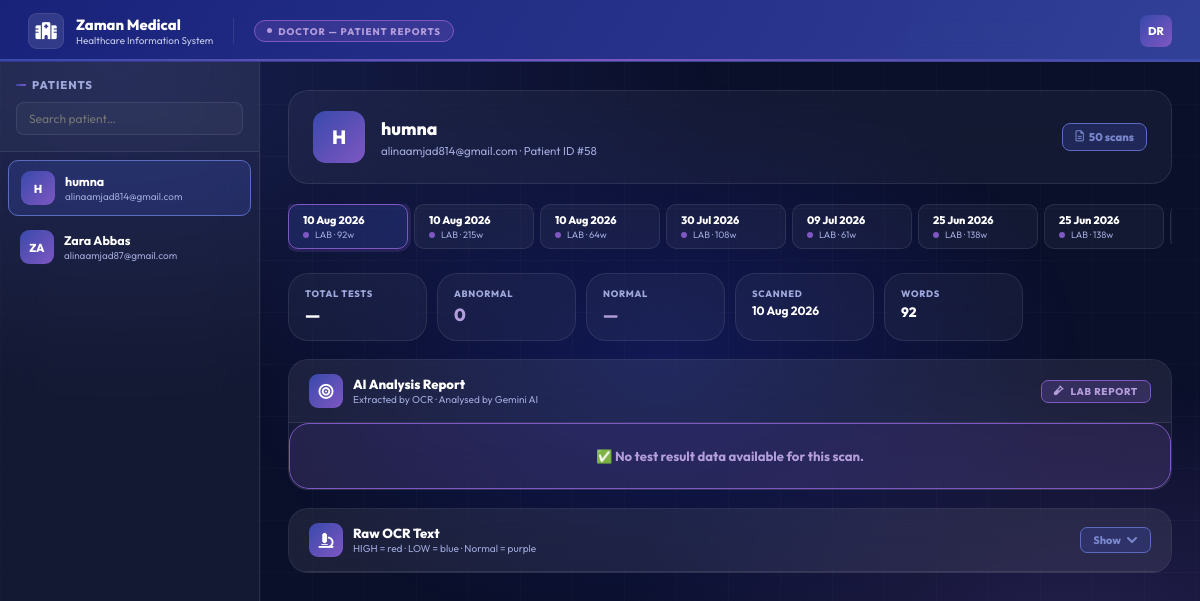
The page /doctorocrreport.php (signed in) on the database its author committed.
### tables this page shows
CREATE TABLE `users` (
  `user_id` int(11) NOT NULL,
  `full_name` varchar(100) NOT NULL,
  `username` varchar(50) NOT NULL,
  `email` varchar(100) NOT NULL,
  `cnic` varchar(20) DEFAULT NULL,
  `password_hash` varchar(255) NOT NULL,
  `role` enum('admin','department_head','doctor','nurse','patient','receptionist','pharmacist','lab') DEFAULT NULL,
  `status` enum('pending','active','inactive','rejected') DEFAULT 'pending',
  `approved_by` int(11) DEFAULT NULL,
  `created_at` timestamp NOT NULL DEFAULT current_timestamp(),
  `otp_code` varchar(6) DEFAULT NULL,
  `otp_expiry` datetime DEFAULT NULL,
  `age` int(3) DEFAULT NULL,
  `gender` enum('Male','Female','Other') DEFAULT 'Other',
  `contact` varchar(20) DEFAULT NULL,
  `address` varchar(255) DEFAULT NULL,
  `profile_image` varchar(255) DEFAULT NULL,
  `department_id` int(11) DEFAULT NULL,
  `responsibility` varchar(50) DEFAULT NULL,
  `shift` varchar(20) DEFAULT NULL,
  `performance_rating` int(11) DEFAULT 0,
  `height` float DEFAULT NULL
);

CREATE TABLE `ocr_scans` (
  `id` int(11) NOT NULL,
  `patient_id` int(11) DEFAULT NULL,
  `patient_name` varchar(100) DEFAULT NULL,
  `image_path` varchar(500) NOT NULL,
  `extracted_text` longtext NOT NULL,
  `ai_summary` longtext DEFAULT NULL,
  `word_count` int(11) NOT NULL DEFAULT 0,
  `char_count` int(11) NOT NULL DEFAULT 0,
  `scanned_at` datetime NOT NULL
);

### doctorocrreport.php (the view, shortened to what this page needs)
<?php
$conn = new mysqli("localhost", "root", "", "SHAPMS");
$selected_patient_id = isset($_GET['patient_id']) ? (int)$_GET['patient_id'] : 0;
$selected_scan_id    = isset($_GET['scan_id'])    ? (int)$_GET['scan_id']    : 0;
$patients = [];
$pRes = $conn->query("
    SELECT DISTINCT u.user_id AS id, u.full_name AS name, u.email
    FROM users u
    INNER JOIN ocr_scans o ON o.patient_id = u.user_id
    WHERE u.role = 'patient'
    ORDER BY u.full_name ASC
");
if ($pRes) while ($row = $pRes->fetch_assoc()) $patients[] = $row;
if (!$selected_patient_id && count($patients) > 0) {
    $selected_patient_id = $patients[0]['id'];
}
$scans = [];
if ($selected_patient_id) {
    $sRes = $conn->prepare("SELECT * FROM ocr_scans WHERE patient_id = ? ORDER BY scanned_at DESC");
    $sRes->bind_param("i", $selected_patient_id);
    $sRes->execute();
    $result = $sRes->get_result();
    while ($row = $result->fetch_assoc()) $scans[] = $row;
}
if (!$selected_scan_id && count($scans) > 0) {
    $selected_scan_id = $scans[0]['id'];
}
$currentScan    = null;
$summary        = null;
$reportType     = 'LAB';
if ($selected_scan_id) {
    $scStmt = $conn->prepare("SELECT * FROM ocr_scans WHERE id = ? AND patient_id = ?");
    $scStmt->bind_param("ii", $selected_scan_id, $selected_patient_id);
    $scStmt->execute();
    $scRes = $scStmt->get_result();
    $currentScan = $scRes->fetch_assoc();
}
$selectedPatient = null;
foreach ($patients as $p) {
    if ((int)$p['id'] === (int)$selected_patient_id) { $selectedPatient = $p; break; }
}
?>
<!DOCTYPE html>
<html lang="en">
<head>
<link href="https://cdnjs.cloudflare.com/ajax/libs/font-awesome/6.5.0/css/all.min.css" rel="stylesheet">
</head>
<body>
<div class="topbar">
  <div class="tb-logo"><i class="fa-solid fa-hospital"></i></div>
  <div><div class="tb-name">Zaman Medical</div><div class="tb-sub">Healthcare Information System</div></div>
  <div class="tb-pill"><div class="tb-dot"></div>Doctor — Patient Reports</div>
  <div class="tb-av">DR</div>
</div>
<div class="layout">
  <div class="sidebar">
    <div class="sb-head">
      <div class="sb-title">Patients</div>
      <input class="sb-search" type="text" placeholder="Search patient…" oninput="filterPatients(this.value)">
    </div>
    <div class="sb-patients" id="patientList">
      <?php if (count($patients) === 0):?>
      <div class="sb-empty">No patients with scans yet.</div>
      <?php else:?>
      <?php foreach ($patients as $p):
        $initials = strtoupper(implode('', array_map(fn($w) => $w[0], explode(' ', trim($p['name'])))));
        $initials = substr($initials, 0, 2);
        $isActive = (int)$p['id'] === (int)$selected_patient_id;
     ?>
      <a class="pt-item <?= $isActive? 'active' : ''?>"
         href="?patient_id=<?= $p['id']?>"
         data-name="<?= strtolower(htmlspecialchars($p['name']))?>">
        <div class="pt-avatar"><?= htmlspecialchars($initials)?></div>
        <div>
          <div class="pt-name"><?= htmlspecialchars($p['name'])?></div>
          <div class="pt-email"><?= htmlspecialchars($p['email'])?></div>
        </div>
      </a>
      <?php endforeach;?>
      <?php endif;?>
    </div>
  </div>
  <div class="main">
    <?php if (!$selectedPatient):?>
    <div class="empty-state">
      <div class="ico"><i class="fa-solid fa-user-doctor"></i></div>
      <h3>Select a patient</h3>
      <p>Choose a patient from the sidebar to view their OCR scanned reports.</p>
    </div>
    <?php else:?>
    <?php
      $initials = strtoupper(implode('', array_map(fn($w) => $w[0], explode(' ', trim($selectedPatient['name'])))));
      $initials = substr($initials, 0, 2);
   ?>
    <div class="pt-hdr">
      <div class="pt-hdr-av"><?= htmlspecialchars($initials)?></div>
      <div>
        <div class="pt-hdr-name"><?= htmlspecialchars($selectedPatient['name'])?></div>
        <div class="pt-hdr-meta"><?= htmlspecialchars($selectedPatient['email'])?> · Patient ID #<?= $selected_patient_id?></div>
      </div>
      <div class="pt-hdr-right">
        <div class="scan-count"><i class="fa-regular fa-file-lines"></i> <?= count($scans)?> scan<?= count($scans)!== 1? 's' : ''?></div>
      </div>
    </div>
    <?php if (count($scans) === 0):?>
    <div class="empty-state">
      <div class="ico"><i class="fa-regular fa-file-lines"></i></div>
      <h3>No scans yet</h3>
      <p>This patient hasn't uploaded any reports yet.</p>
    </div>
    <?php else:?>
    <div class="scan-tabs">
      <?php foreach ($scans as $sc):
        $scSum = $sc['ai_summary']? json_decode($sc['ai_summary'], true) : null;
        $scType = $scSum['report_type']?? 'LAB';
        $isAct = (int)$sc['id'] === (int)$selected_scan_id;
     ?>
      <a class="scan-tab <?= $isAct? 'active' : ''?>"
         href="?patient_id=<?= $selected_patient_id?>&scan_id=<?= $sc['id']?>">
        <span class="scan-tab-date"><?= date('d M Y', strtotime($sc['scanned_at']))?></span>
        <span class="scan-tab-meta">
          <span class="rtype-dot <?= $scType?>"></span>
          <?= $scType?> · <?= $sc['word_count']?? '?'?>w
        </span>
      </a>
      <?php endforeach;?>
    </div>
    <?php if (!$currentScan):?>
    <div class="empty-state"><div class="ico"><i class="fa-solid fa-magnifying-glass"></i></div><h3>Select a scan</h3><p>Click a scan tab above to view the report.</p></div>
    <?php else:?>
    <?php
      $totalTests = count($summary['all_results']?? []);
      $abnormalCount = count(array_filter($summary['all_results']?? [], fn($r) => in_array(strtoupper($r['flag']?? ''), ['HIGH','LOW','ABNORMAL'])));
      $normalCount = $totalTests - $abnormalCount;
   ?>
    <div class="stats-row">
      <div class="stat-box"><div class="stat-lbl">Total Tests</div><div class="stat-val"><?= $totalTests?: '—'?></div></div>
      <div class="stat-box"><div class="stat-lbl">Abnormal</div><div class="stat-val <?= $abnormalCount > 0? 'red' : 'green'?>"><?= $abnormalCount?></div></div>
      <div class="stat-box"><div class="stat-lbl">Normal</div><div class="stat-val green"><?= $normalCount?: ($totalTests? $totalTests : '—')?></div></div>
      <div class="stat-box"><div class="stat-lbl">Scanned</div><div class="stat-val" style="font-size:.75rem;font-weight:700;"><?= date('d M Y', strtotime($currentScan['scanned_at']))?></div></div>
      <div class="stat-box"><div class="stat-lbl">Words</div><div class="stat-val" style="font-size:.85rem;"><?= $currentScan['word_count']?? '?'?></div></div>
    </div>
    <div class="card">
      <div class="card-head">
        <div class="card-icon"><?= $reportType==='RADIOLOGY'?'<i class="fa-solid fa-lungs"></i>':($reportType==='GENERAL'?'<i class="fa-solid fa-stethoscope"></i>':'<i class="fa-solid fa-bullseye"></i>')?></div>
        <div style="flex:1">
          <div class="card-title">AI Analysis Report</div>
          <div class="card-sub">Extracted by OCR · Analysed by Gemini AI</div>
        </div>
        <div class="rtype-badge <?= $reportType?>">
          <?php if ($reportType==='RADIOLOGY'):?><i class="fa-solid fa-x-ray"></i> Radiology
          <?php elseif ($reportType==='GENERAL'):?><i class="fa-solid fa-stethoscope"></i> Consultation
          <?php else:?><i class="fa-solid fa-vial"></i> Lab Report<?php endif;?>
        </div>
      </div>
      <div class="card-body">
        <?php if (($reportType === 'RADIOLOGY' || $reportType === 'GENERAL') &&!empty($summary['critical_findings'])):?>
        <div class="sec-lbl"><?= $reportType==='RADIOLOGY'? '<i class="fa-solid fa-x-ray"></i> Key Imaging Findings' : '<i class="fa-solid fa-stethoscope"></i> Key Clinical Findings'?></div>
        <div class="findings-list" style="margin-bottom:18px;">
          <?php foreach ($summary['critical_findings'] as $cf): if (trim($cf)):?>
          <div class="finding-item"><div class="finding-dot"></div><div class="finding-txt"><?= htmlspecialchars($cf)?></div></div>
          <?php endif; endforeach;?>
        </div>
        <?php elseif ($reportType === 'LAB' && empty($summary['all_results'])):?>
        <div class="all-normal">✅ No test result data available for this scan.</div>
        <?php endif;?>
      </div>
    </div>
    <div class="card">
      <div class="card-head" onclick="toggleOCR()" style="cursor:pointer;">
        <div class="card-icon"><i class="fa-solid fa-microscope"></i></div>
        <div style="flex:1">
          <div class="card-title">Raw OCR Text</div>
          <div class="card-sub">
            <?php if ($reportType==='LAB'):?>HIGH = red · LOW = blue · Normal = purple
            <?php elseif ($reportType==='RADIOLOGY'):?>Critical findings = red · Other = grey
            <?php else:?>Key findings = red · Other = grey<?php endif;?>
          </div>
        </div>
        <div class="ocr-toggle" id="ocrToggle">
          Show <svg width="12" height="12" viewBox="0 0 12 12" fill="none"><path d="M2 4L6 8L10 4" stroke="currentColor" stroke-width="2" stroke-linecap="round" stroke-linejoin="round"/></svg>
        </div>
      </div>
    </div>
    <?php endif; ?>
    <?php endif; ?>
    <?php endif; ?>
  </div>
</div>
</body>
</html>

### rows shown on the page
users: full_name "H", full_name "humna", email "alinaamjad814@gmail.com", user_id "58"
users: full_name "ZA", full_name "Zara Abbas", email "alinaamjad87@gmail.com"
ocr_scans: scanned_at "10 Aug 2026", scType "LAB", word_count "92"
ocr_scans: scanned_at "10 Aug 2026", scType "LAB", word_count "215"
ocr_scans: scanned_at "10 Aug 2026", scType "LAB", word_count "64"
ocr_scans: scanned_at "30 Jul 2026", scType "LAB", word_count "108"
ocr_scans: scanned_at "09 Jul 2026", scType "LAB", word_count "61"
ocr_scans: scanned_at "25 Jun 2026", scType "LAB", word_count "138"
ocr_scans: scanned_at "25 Jun 2026", scType "LAB", word_count "138"

### other values the page prints
count($scans) "50"
$totalTests?: '—' "—"
$abnormalCount "0"
$normalCount?: ($totalTests? $totalTests : '—') "—"
